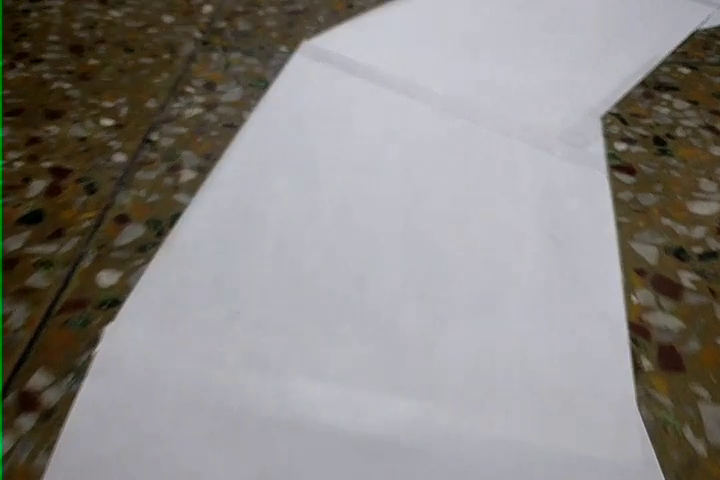
#> input picture frame 25 of Pixel Sum Method/Lane Sample Videos/v4.mp4, 720 x 480 px
$ python colorDetection.py
#> lines starting #> are read from the running program, lines starting #| are printed output that depends on the picture; after the words box and inside, x2 and y2 are one past the last pixel; in counts of white or black regions, pixels touching at a corner belong together
import cv2
import numpy as np

frameHeight = 480
frameWidth = 240
frameCounter = 0
cap = cv2.VideoCapture('v4.mp4')


def empty(e):
    pass


# New window for track bars (track bars are sliders to change values in real time)
cv2.namedWindow("HSV")
cv2.resizeWindow("HSV", 640, 240)

# Creat Track Bars
# ----------------("TB Name", , "Window", Starting val, Max Val)
cv2.createTrackbar("HUE Min", "HSV", 0, 179, empty)
#> slider 'HUE Min' is set to 35
cv2.createTrackbar("HUE Max", "HSV", 179, 179, empty)
cv2.createTrackbar("SAT Min", "HSV", 0, 255, empty)
#> slider 'SAT Min' is set to 51
cv2.createTrackbar("SAT Max", "HSV", 255, 255, empty)
cv2.createTrackbar("VALUE Min", "HSV", 0, 255, empty)
#> slider 'VALUE Min' is set to 51
cv2.createTrackbar("VALUE Max", "HSV", 255, 255, empty)

while True:
    # If it reaches to last frame -> Reset the frame to 0
    frameCounter += 1
    if cap.get(cv2.CAP_PROP_FRAME_COUNT) == frameCounter:
        cap.set(cv2.CAP_PROP_POS_FRAMES, 0)
        frameCounter = 0

    success, img = cap.read()
#> img is the input picture: shape (480, 720, 3); mean B, G, R 132.7, 135.2, 138.6
    img = cv2.resize(img, (frameHeight, frameWidth))
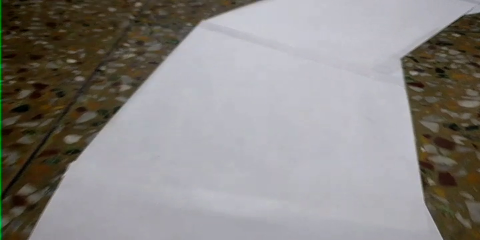
#> img: shape (240, 480, 3); mean B, G, R 132.8, 135.3, 138.6
    # We will work in HSV space
    # So converting image to HSV
    imgHsv = cv2.cvtColor(img, cv2.COLOR_BGR2HSV)
#> imgHsv: shape (240, 480, 3); mean H, S, V 84.2, 53.5, 143.7

    # Getting track Bar values using getTrackBarPos function
    #                         ("TB name", "Window available in")
    h_min = cv2.getTrackbarPos("HUE Min", "HSV")
    h_max = cv2.getTrackbarPos("HUE Max", "HSV")
    s_min = cv2.getTrackbarPos("SAT Min", "HSV")
    s_max = cv2.getTrackbarPos("SAT Max", "HSV")
    v_min = cv2.getTrackbarPos("VALUE Min", "HSV")
    v_max = cv2.getTrackbarPos("VALUE Max", "HSV")

    # Masking - using inRange function to filter out colors that are outside upper and lower values
    lower = np.array([h_min, s_min, v_min])
    upper = np.array([h_max, s_max, v_max])
    mask = cv2.inRange(imgHsv, lower, upper)
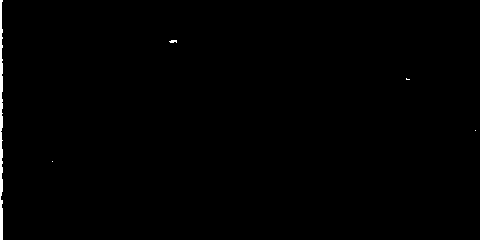
#> mask: shape (240, 480); 0.55% white; 5 white regions (4 under 20 px), largest, box (x1, y1, x2, y2) and area: (0, 0, 3, 240) 605
    result = cv2.bitwise_and(img, img, mask=mask)

    cv2.imshow('Original', img)
    cv2.imshow('HSV color space', imgHsv)
    cv2.imshow('Mask', mask)
    cv2.imshow('Result', result)

    # If q is pressed then break
    if cv2.waitKey(1) & 0xFF == ord('q'):
#> (key q is pressed here)
        break

"""-->ord('q') returns the Unicode code point of q
        -->cv2.waitkey(1) returns a 32-bit integer corresponding to the pressed key
            & 0xFF is a bit mask which sets the left 24 bits to zero, because ord() returns a value betwen 0 and 255, since your keyboard only has a limited character set
            Therefore, once the mask is applied, it is then possible to check if it is the corresponding key."""

$ run again, starting later in the video
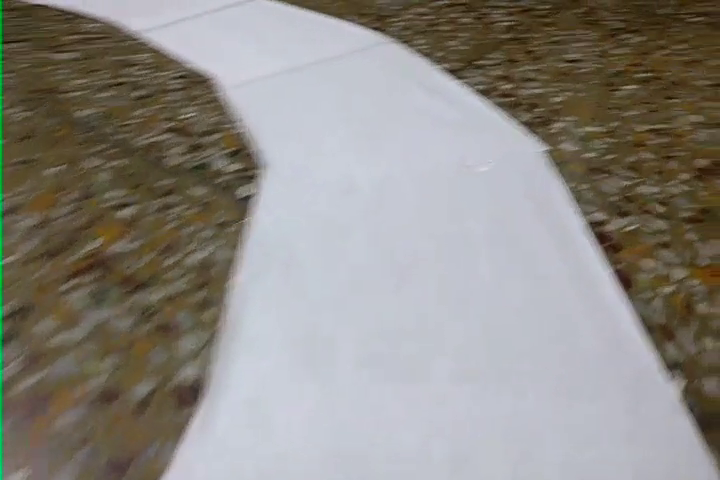
#> input picture frame 113 of Pixel Sum Method/Lane Sample Videos/v4.mp4, 720 x 480 px
#> img is the input picture: shape (480, 720, 3); mean B, G, R 131.7, 137.6, 141.4
#> `img = cv2.resize(img, (frameHeight, frameWidth))`:
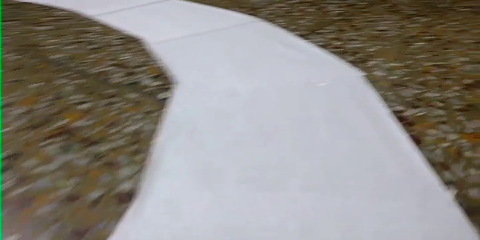
#> img: shape (240, 480, 3); mean B, G, R 131.7, 137.6, 141.5
#> imgHsv: shape (240, 480, 3); mean H, S, V 67.2, 57.1, 148.3
#> mask: shape (240, 480); 0.64% white; 5 white regions (4 under 20 px), largest, box (x1, y1, x2, y2) and area: (0, 0, 4, 240) 723

$ run again, starting later in the video
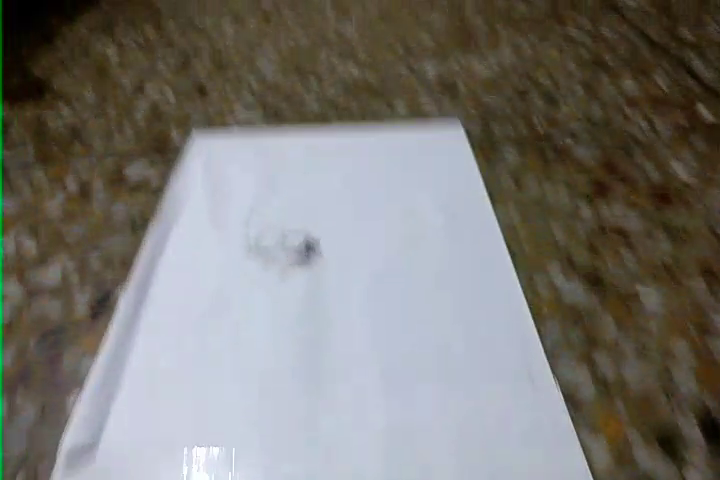
#> input picture frame 202 of Pixel Sum Method/Lane Sample Videos/v4.mp4, 720 x 480 px
#> img is the input picture: shape (480, 720, 3); mean B, G, R 114.3, 119.1, 121.4
#> `img = cv2.resize(img, (frameHeight, frameWidth))`:
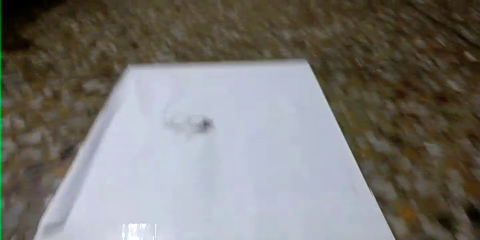
#> img: shape (240, 480, 3); mean B, G, R 114.3, 119.1, 121.4
#> imgHsv: shape (240, 480, 3); mean H, S, V 58.6, 73, 130.9
#> mask: shape (240, 480); 0.64% white; 20 white regions (18 under 20 px), largest, box (x1, y1, x2, y2) and area: (0, 0, 4, 240) 650, (32, 177, 39, 183) 24
